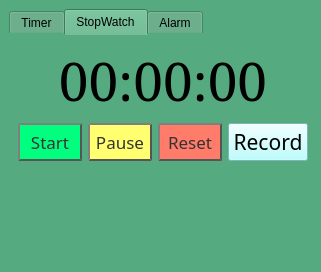
<?xml version="1.0" encoding="UTF-8"?>
<ui version="4.0">
 <class>mainwindow</class>
 <widget class="QWidget" name="mainwindow">
  <property name="geometry">
   <rect>
    <x>0</x>
    <y>0</y>
    <width>321</width>
    <height>272</height>
   </rect>
  </property>
  <property name="maximumSize">
   <size>
    <width>500</width>
    <height>500</height>
   </size>
  </property>
  <property name="windowTitle">
   <string>Alarm &amp; Clock </string>
  </property>
  <property name="autoFillBackground">
   <bool>false</bool>
  </property>
  <property name="styleSheet">
   <string notr="true">border-top-color: rgb(170, 255, 127);
background-color: rgb(85, 170, 127);</string>
  </property>
  <widget class="QTabWidget" name="tw">
   <property name="geometry">
    <rect>
     <x>9</x>
     <y>9</y>
     <width>308</width>
     <height>261</height>
    </rect>
   </property>
   <property name="styleSheet">
    <string notr="true">background-color: rgb(85, 170, 127);</string>
   </property>
   <property name="currentIndex">
    <number>1</number>
   </property>
   <widget class="QWidget" name="Timer">
    <attribute name="title">
     <string>Timer</string>
    </attribute>
    <widget class="QSpinBox" name="sp_hour">
     <property name="geometry">
      <rect>
       <x>70</x>
       <y>70</y>
       <width>39</width>
       <height>31</height>
      </rect>
     </property>
    </widget>
    <widget class="QLabel" name="label">
     <property name="geometry">
      <rect>
       <x>70</x>
       <y>100</y>
       <width>31</width>
       <height>16</height>
      </rect>
     </property>
     <property name="text">
      <string>Hour</string>
     </property>
     <property name="alignment">
      <set>Qt::AlignCenter</set>
     </property>
    </widget>
    <widget class="QSpinBox" name="sp_min">
     <property name="geometry">
      <rect>
       <x>120</x>
       <y>70</y>
       <width>39</width>
       <height>31</height>
      </rect>
     </property>
     <property name="value">
      <number>0</number>
     </property>
    </widget>
    <widget class="QLabel" name="label_2">
     <property name="geometry">
      <rect>
       <x>120</x>
       <y>100</y>
       <width>41</width>
       <height>16</height>
      </rect>
     </property>
     <property name="text">
      <string>Minute</string>
     </property>
     <property name="alignment">
      <set>Qt::AlignCenter</set>
     </property>
    </widget>
    <widget class="QSpinBox" name="sp_sec">
     <property name="geometry">
      <rect>
       <x>170</x>
       <y>70</y>
       <width>39</width>
       <height>31</height>
      </rect>
     </property>
    </widget>
    <widget class="QLabel" name="label_3">
     <property name="geometry">
      <rect>
       <x>170</x>
       <y>100</y>
       <width>41</width>
       <height>16</height>
      </rect>
     </property>
     <property name="text">
      <string>Second</string>
     </property>
     <property name="alignment">
      <set>Qt::AlignCenter</set>
     </property>
    </widget>
    <widget class="QPushButton" name="btn_timer_start">
     <property name="geometry">
      <rect>
       <x>20</x>
       <y>140</y>
       <width>80</width>
       <height>31</height>
      </rect>
     </property>
     <property name="font">
      <font>
       <pointsize>12</pointsize>
      </font>
     </property>
     <property name="text">
      <string>Start</string>
     </property>
    </widget>
    <widget class="QPushButton" name="btn_timer_pause">
     <property name="geometry">
      <rect>
       <x>110</x>
       <y>140</y>
       <width>80</width>
       <height>31</height>
      </rect>
     </property>
     <property name="font">
      <font>
       <pointsize>12</pointsize>
      </font>
     </property>
     <property name="text">
      <string>Pause</string>
     </property>
    </widget>
    <widget class="QPushButton" name="btn_timer_reset">
     <property name="geometry">
      <rect>
       <x>200</x>
       <y>140</y>
       <width>80</width>
       <height>31</height>
      </rect>
     </property>
     <property name="font">
      <font>
       <pointsize>12</pointsize>
      </font>
     </property>
     <property name="text">
      <string>Reset</string>
     </property>
    </widget>
    <widget class="QLabel" name="lbl_timer">
     <property name="geometry">
      <rect>
       <x>70</x>
       <y>20</y>
       <width>151</width>
       <height>31</height>
      </rect>
     </property>
     <property name="font">
      <font>
       <family>Comic Sans MS</family>
       <pointsize>12</pointsize>
       <weight>50</weight>
       <bold>false</bold>
      </font>
     </property>
     <property name="text">
      <string>00:00:00</string>
     </property>
     <property name="alignment">
      <set>Qt::AlignCenter</set>
     </property>
    </widget>
   </widget>
   <widget class="QWidget" name="Stopwatch">
    <attribute name="title">
     <string>StopWatch</string>
    </attribute>
    <layout class="QGridLayout" name="gridLayout">
     <item row="1" column="0">
      <widget class="QPushButton" name="btn_stopwatch_start">
       <property name="font">
        <font>
         <family>Kristen ITC</family>
         <pointsize>13</pointsize>
         <weight>50</weight>
         <bold>false</bold>
        </font>
       </property>
       <property name="styleSheet">
        <string notr="true">color: #333;
background-color: rgb(0, 255, 127);
border: 2px solid #555;
border-radius: 30px;
border-style: outset;

padding: 5px;</string>
       </property>
       <property name="text">
        <string>Start</string>
       </property>
       <property name="iconSize">
        <size>
         <width>30</width>
         <height>30</height>
        </size>
       </property>
       <property name="shortcut">
        <string>Return</string>
       </property>
      </widget>
     </item>
     <item row="1" column="1">
      <widget class="QPushButton" name="btn_stopwatch_pause">
       <property name="font">
        <font>
         <family>Kristen ITC</family>
         <pointsize>13</pointsize>
        </font>
       </property>
       <property name="styleSheet">
        <string notr="true">color: #333;
background-color: rgb(255, 255, 112);
border: 2px solid #555;
border-radius: 30px;
border-style: outset;

padding: 5px;</string>
       </property>
       <property name="text">
        <string>Pause</string>
       </property>
       <property name="shortcut">
        <string>Space</string>
       </property>
      </widget>
     </item>
     <item row="1" column="2">
      <widget class="QPushButton" name="btn_stopwatch_reset">
       <property name="font">
        <font>
         <family>Kristen ITC</family>
         <pointsize>13</pointsize>
        </font>
       </property>
       <property name="styleSheet">
        <string notr="true">color: #333;
background-color: rgb(255, 123, 106);
border: 2px solid #555;
border-radius: 30px;
border-style: outset;

padding: 5px;</string>
       </property>
       <property name="text">
        <string>Reset</string>
       </property>
       <property name="shortcut">
        <string>Del</string>
       </property>
      </widget>
     </item>
     <item row="1" column="3">
      <widget class="QPushButton" name="btn_record">
       <property name="font">
        <font>
         <family>Kristen ITC</family>
         <pointsize>16</pointsize>
        </font>
       </property>
       <property name="styleSheet">
        <string notr="true">background-color: rgb(170, 255, 255);</string>
       </property>
       <property name="text">
        <string>Record</string>
       </property>
       <property name="shortcut">
        <string>R</string>
       </property>
      </widget>
     </item>
     <item row="2" column="0" colspan="4">
      <widget class="QTableWidget" name="tbl_records">
       <property name="enabled">
        <bool>true</bool>
       </property>
       <property name="frameShape">
        <enum>QFrame::NoFrame</enum>
       </property>
       <property name="verticalScrollBarPolicy">
        <enum>Qt::ScrollBarAlwaysOff</enum>
       </property>
       <property name="horizontalScrollBarPolicy">
        <enum>Qt::ScrollBarAlwaysOff</enum>
       </property>
       <property name="sizeAdjustPolicy">
        <enum>QAbstractScrollArea::AdjustToContents</enum>
       </property>
       <property name="textElideMode">
        <enum>Qt::ElideMiddle</enum>
       </property>
       <property name="showGrid">
        <bool>false</bool>
       </property>
       <property name="rowCount">
        <number>0</number>
       </property>
       <property name="columnCount">
        <number>0</number>
       </property>
       <attribute name="horizontalHeaderHighlightSections">
        <bool>false</bool>
       </attribute>
       <attribute name="verticalHeaderVisible">
        <bool>false</bool>
       </attribute>
      </widget>
     </item>
     <item row="0" column="0" colspan="4">
      <widget class="QLabel" name="lbl_stopwatch">
       <property name="font">
        <font>
         <family>MS Serif</family>
         <pointsize>40</pointsize>
        </font>
       </property>
       <property name="text">
        <string>00:00:00</string>
       </property>
       <property name="alignment">
        <set>Qt::AlignCenter</set>
       </property>
      </widget>
     </item>
    </layout>
   </widget>
   <widget class="QWidget" name="Alarm">
    <attribute name="title">
     <string>Alarm</string>
    </attribute>
    <widget class="QPushButton" name="btn_active">
     <property name="geometry">
      <rect>
       <x>160</x>
       <y>110</y>
       <width>80</width>
       <height>21</height>
      </rect>
     </property>
     <property name="text">
      <string>Activate</string>
     </property>
    </widget>
    <widget class="QPushButton" name="btn_deactive">
     <property name="geometry">
      <rect>
       <x>160</x>
       <y>140</y>
       <width>80</width>
       <height>21</height>
      </rect>
     </property>
     <property name="text">
      <string>Deactivate</string>
     </property>
    </widget>
    <widget class="QSpinBox" name="alarm_hour">
     <property name="geometry">
      <rect>
       <x>130</x>
       <y>50</y>
       <width>39</width>
       <height>31</height>
      </rect>
     </property>
    </widget>
    <widget class="QLabel" name="label_4">
     <property name="geometry">
      <rect>
       <x>230</x>
       <y>80</y>
       <width>41</width>
       <height>16</height>
      </rect>
     </property>
     <property name="text">
      <string>Second</string>
     </property>
     <property name="alignment">
      <set>Qt::AlignCenter</set>
     </property>
    </widget>
    <widget class="QSpinBox" name="alarm_min">
     <property name="geometry">
      <rect>
       <x>180</x>
       <y>50</y>
       <width>39</width>
       <height>31</height>
      </rect>
     </property>
     <property name="value">
      <number>0</number>
     </property>
    </widget>
    <widget class="QSpinBox" name="alarm_sec">
     <property name="geometry">
      <rect>
       <x>230</x>
       <y>50</y>
       <width>39</width>
       <height>31</height>
      </rect>
     </property>
    </widget>
    <widget class="QLabel" name="label_5">
     <property name="geometry">
      <rect>
       <x>180</x>
       <y>80</y>
       <width>41</width>
       <height>16</height>
      </rect>
     </property>
     <property name="text">
      <string>Minute</string>
     </property>
     <property name="alignment">
      <set>Qt::AlignCenter</set>
     </property>
    </widget>
    <widget class="QLabel" name="label_6">
     <property name="geometry">
      <rect>
       <x>130</x>
       <y>80</y>
       <width>31</width>
       <height>16</height>
      </rect>
     </property>
     <property name="text">
      <string>Hour</string>
     </property>
     <property name="alignment">
      <set>Qt::AlignCenter</set>
     </property>
    </widget>
    <widget class="QLabel" name="lbl_alarm">
     <property name="geometry">
      <rect>
       <x>156</x>
       <y>20</y>
       <width>81</width>
       <height>20</height>
      </rect>
     </property>
     <property name="layoutDirection">
      <enum>Qt::LeftToRight</enum>
     </property>
     <property name="text">
      <string>OFF</string>
     </property>
     <property name="alignment">
      <set>Qt::AlignCenter</set>
     </property>
    </widget>
    <widget class="QWidget" name="">
     <property name="geometry">
      <rect>
       <x>20</x>
       <y>30</y>
       <width>70</width>
       <height>136</height>
      </rect>
     </property>
     <layout class="QVBoxLayout" name="verticalLayout">
      <item>
       <widget class="QCheckBox" name="chb_sat">
        <property name="text">
         <string>Sat</string>
        </property>
        <property name="checked">
         <bool>true</bool>
        </property>
       </widget>
      </item>
      <item>
       <widget class="QCheckBox" name="chb_sun">
        <property name="text">
         <string>Sun</string>
        </property>
       </widget>
      </item>
      <item>
       <widget class="QCheckBox" name="chb_mon">
        <property name="text">
         <string>Mon</string>
        </property>
       </widget>
      </item>
      <item>
       <widget class="QCheckBox" name="chb_thu">
        <property name="text">
         <string>Thu</string>
        </property>
       </widget>
      </item>
      <item>
       <widget class="QCheckBox" name="chb_wen">
        <property name="text">
         <string>Wen</string>
        </property>
       </widget>
      </item>
      <item>
       <widget class="QCheckBox" name="chb_thr">
        <property name="text">
         <string>Thr</string>
        </property>
       </widget>
      </item>
      <item>
       <widget class="QCheckBox" name="chb_fri">
        <property name="text">
         <string>Fri</string>
        </property>
       </widget>
      </item>
     </layout>
    </widget>
   </widget>
  </widget>
 </widget>
 <resources/>
 <connections/>
</ui>
